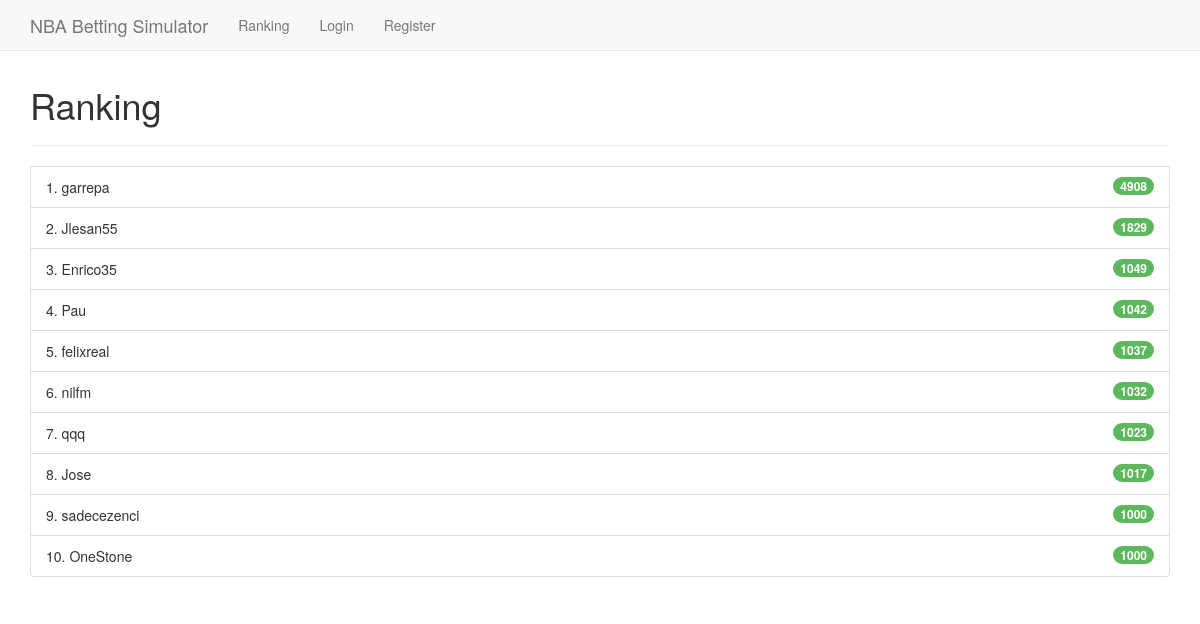
Page /ranking on the committed database.
### app/models.py (models this page shows, shortened)
class SearchableMixin():
    @classmethod
    def search(cls, expression, amount):
        ids, total = query_index(cls.__tablename__, expression, amount=amount)
        if total == 0:
            return cls.query.filter_by(id=0).all(), 0
        when = []
        for i, id in enumerate(ids):
            when.append((id, i))
        return cls.query.filter(cls.id.in_(ids)).order_by(db.case(when, value=cls.id)).all(), total

class User(SearchableMixin, UserMixin, db.Model):
    __searchable__ = ['username']
    id = db.Column(db.Integer, primary_key=True)
    username = db.Column(db.String(64), index=True, unique=True)
    email = db.Column(db.String(120), index=True, unique=True)
    password_hash = db.Column(db.String(128))
    funds = db.Column(db.Integer)
    ranking_funds = db.Column(db.Integer, index=True)
    date_reg = db.Column(db.DateTime, default=datetime.utcnow)
    followed = db.relationship(
        'User',
        secondary=followers,
        primaryjoin=(followers.c.follower_id == id),
        secondaryjoin=(followers.c.followed_id == id),
        backref=db.backref('followers', lazy='dynamic'),
        lazy='dynamic'
    )

### app/routes.py (the view)
@app.route('/ranking')
def ranking():
    users = User.query.order_by(User.ranking_funds.desc()).all()
    best_users = users[:app.config['NUM_RANKS_SHOWN']]
    ranks = [(i, u) for i, u in enumerate(best_users, start=1)]
    if current_user.is_authenticated:
        followed = current_user.followed_users()
        best_followed = followed[:app.config['NUM_RANKS_SHOWN']]
        ranks_followed = [(i, u) for i, u in enumerate(best_followed, start=1)]
        followed_index = followed.index(current_user) + 1
        if followed_index <= app.config['NUM_RANKS_SHOWN']:
            followed_index = None
        user_index = users.index(current_user) + 1
        if user_index <= app.config['NUM_RANKS_SHOWN']:
            user_index = None
    else:
        followed = None
        best_followed = None
        ranks_followed = None
        followed_index = None
        user_index = None
    ranking = {
        'global': ranks,
        'followed': ranks_followed
    }
    user_index = {
        'global': user_index,
        'followed': followed_index
    }
    return render_template('ranking.html', title='Ranking', ranking=ranking, user_index=user_index)

### app/routes.py (called while the page is built)
@app.before_request
def before_request():
    if current_user.is_authenticated:
        g.search_form = SearchForm()

### app/templates/ranking.html (shortened to what this page needs)
{% extends "base.html" %}
{% block app_content %}
    <h1>Ranking</h1>
    <hr>
    <ul class="list-group" id="global">
    {% for i, user in ranking.global %}
        {% include "user_rank.html" %}
    {% endfor %}
    </ul>
{% endblock %}

### app/templates/user_rank.html (shortened to what this page needs)
{% if current_user.is_authenticated %}
<a href="/user/{{ user.username }}" class="rank_link">
    <li class="list-group-item d-flex justify-content-between align-items-center">
        {{ i }}. {{ user.username }}
        <span class="badge progress-bar-success badge-pill">{{ user.ranking_funds }}</span>
    </li>
</a>
{% else %}
<li class="list-group-item d-flex justify-content-between align-items-center">
    {{ i }}. {{ user.username }}
    <span class="badge progress-bar-success badge-pill">{{ user.ranking_funds }}</span>
</li>
{% endif %}

### app/static/css/style.css (style rules this page uses)
body { padding-top: 65px; }

### rows in the picture
User: i "1", username "garrepa", ranking_funds "4908"
User: i "2", username "Jlesan55", ranking_funds "1829"
User: i "3", username "Enrico35", ranking_funds "1049"
User: i "4", username "Pau", ranking_funds "1042"
User: i "5", username "felixreal", ranking_funds "1037"
User: i "6", username "nilfm", ranking_funds "1032"
User: i "7", username "qqq", ranking_funds "1023"
User: i "8", username "Jose", ranking_funds "1017"
User: i "9", username "sadecezenci", ranking_funds "1000"
User: i "10", username "OneStone", ranking_funds "1000"
